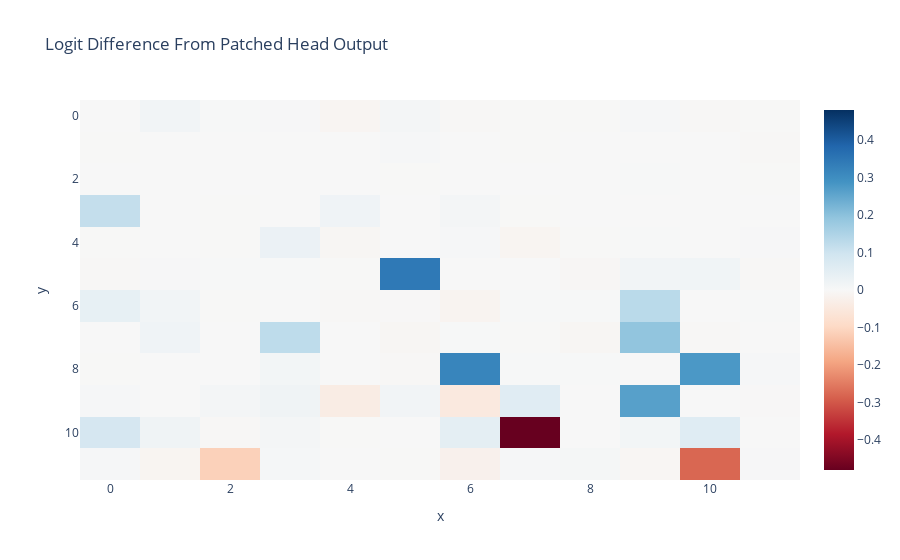

The notebook cell saved with this chart:
### Markdown cell above
### Attention Heads Patching

We can refine the above analysis by patching in individual head outputs!

1. Coding it up, the easiest way to do this is to patch in the activation `z`, the "mixed value" of the attention head. That is, the average of all previous values weighted by the attention pattern, ie the activation that is then multiplied by `W_O`, the output weights.

2. We can also do it just by  <span style='color: yellow'>patching.act_patch_attn_head_out_all_pos</span>.

### Code cell
# 1
def patch_head_vector(
    corrupted_head_vector: Float[torch.Tensor, "batch pos head_index d_head"],
    hook,
    head_index,
    clean_cache,
):
    corrupted_head_vector[:, :, head_index, :] = clean_cache[hook.name][
        :, :, head_index, :
    ]
    return corrupted_head_vector
   
patched_head_z_diff = torch.zeros(
    model.cfg.n_layers, model.cfg.n_heads, device=device, dtype=torch.float32
)
for layer in range(model.cfg.n_layers):
    for head_index in range(model.cfg.n_heads):
        hook_fn = partial(patch_head_vector, head_index=head_index, clean_cache=cache)
        patched_logits = model.run_with_hooks(
            corrupted_tokens,
            fwd_hooks=[(utils.get_act_name("z", layer, "attn"), hook_fn)],
            return_type="logits",
        )
        patched_logit_diff = logits_to_ave_logit_diff(patched_logits, answer_tokens)

        patched_head_z_diff[layer, head_index] = normalize_patched_logit_diff(
            patched_logit_diff
        )

imshow(
    patched_head_z_diff,
    title="Logit Difference From Patched Head Output",
    labels={"x": "Head", "y": "Layer"},
)

### Figure 1 — Plotly figure (JSON) as saved in the notebook; plotly's stock layout.template omitted (floating-point values rounded to 4 significant figures; data arrays with more than 128 entries replaced by an {"elided": "..."} marker saying what was removed)
{"data": [{"coloraxis": "coloraxis", "hovertemplate": "Head: %{x}<br>Layer: %{y}<br>color: %{z}<extra></extra>", "name": "0", "type": "heatmap", "xaxis": "x", "yaxis": "y", "z": {"elided": "12x12 float values"}}], "layout": {"coloraxis": {"cmid": 0, "colorscale": [[0, "rgb(103,0,31)"], [0.1, "rgb(178,24,43)"], [0.2, "rgb(214,96,77)"], [0.3, "rgb(244,165,130)"], [0.4, "rgb(253,219,199)"], [0.5, "rgb(247,247,247)"], [0.6, "rgb(209,229,240)"], [0.7, "rgb(146,197,222)"], [0.8, "rgb(67,147,195)"], [0.9, "rgb(33,102,172)"], [1, "rgb(5,48,97)"]]}, "title": {"text": "Logit Difference From Patched Head Output"}, "xaxis": {"anchor": "y", "domain": [0, 1], "title": {"text": "x"}}, "yaxis": {"anchor": "x", "autorange": "reversed", "domain": [0, 1], "title": {"text": "y"}}}}
